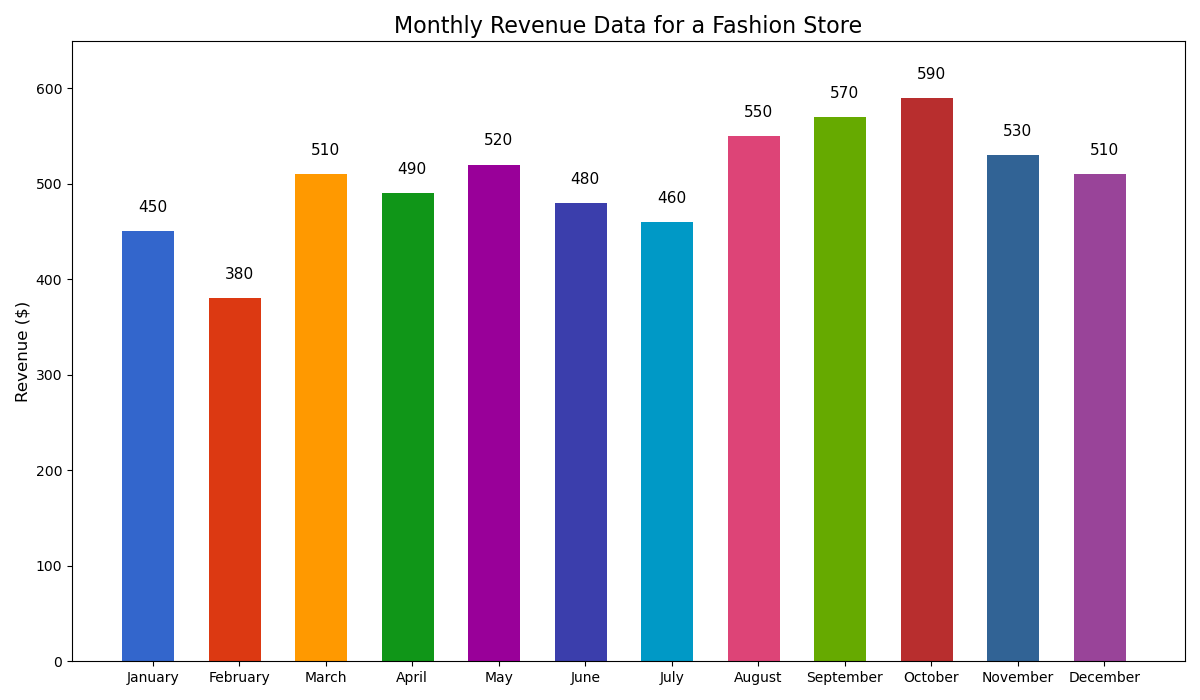

Here is the Python script that generated this plot:

import matplotlib.pyplot as plt

# Data
months = ['January', 'February', 'March', 'April', 'May', 'June', 
          'July', 'August', 'September', 'October', 'November', 'December']
revenue = [450, 380, 510, 490, 520, 480, 460, 550, 570, 590, 530, 510]

# Color scheme using specific color codes
colors = ['#3366CC', '#DC3912', '#FF9900', '#109618', '#990099', '#3B3EAC', 
          '#0099C6', '#DD4477', '#66AA00', '#B82E2E', '#316395', '#994499']

# Create vertical bar chart
plt.figure(figsize=(12, 7))
bars = plt.bar(months, revenue, color=colors, width=0.7)

# Adjusting the width and height of bars
for bar in bars:
    bar.set_width(0.6)

# Changing the layout and labels
plt.ylabel('Revenue ($)', fontsize=12)
plt.title('Monthly Revenue Data for a Fashion Store', fontsize=16)
plt.ylim(0, max(revenue) * 1.1)  # Set y-axis limit higher to accommodate labels

# Adding value labels above each bar
for i, v in enumerate(revenue):
    plt.text(i, v + 20, str(v), color='black', ha='center', fontsize=11)

# Show the final result
plt.tight_layout()
plt.show()
